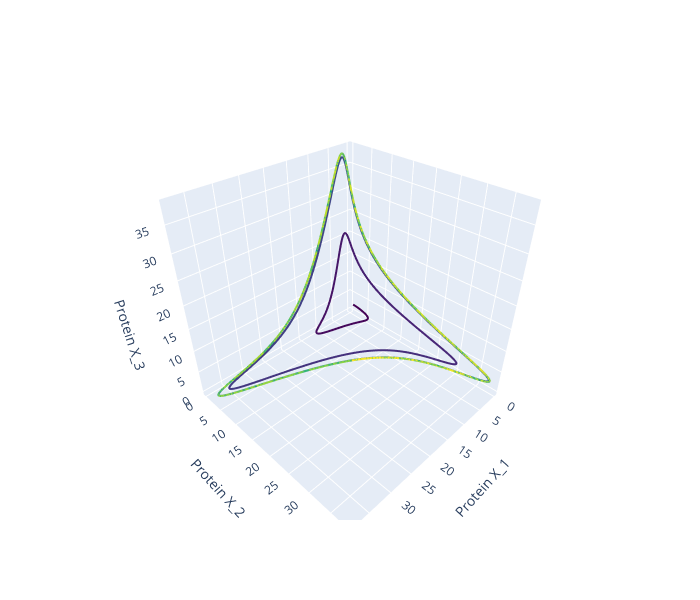

Notebook cell for this chart:
### Code cell
# ============================================================
#  3D VISUALIZATION: Repressilator limit cycle
#  ODEs: dx/dt = beta / (1 + z^n) - x
#         dy/dt = beta / (1 + x^n) - y
#         dz/dt = beta / (1 + y^n) - z
#  Uses scipy.integrate.odeint + Plotly for 3D interactive plot
# ============================================================
def plot_repressilator_3d(beta=50.0, n=3.0):
    # Time vector for integration (long enough to see limit cycle)
    t_arr = np.linspace(0, 50, 2000)

    # Repressilator ODE right-hand side (3-node ring oscillator)
    def repressilator_rhs(y, t, beta, n):
        x, yv, z = y
        return [beta / (1 + z**n) - x, beta / (1 + x**n) - yv, beta / (1 + yv**n) - z]

    # --- Numerical ODE integration ---
    sol = odeint(repressilator_rhs, [1.0, 2.0, 3.0], t_arr, args=(beta, n))

    # --- 3D interactive plot (Plotly) ---
    # Color along the trajectory shows time progression (Viridis colormap)
    fig = go.Figure(data=[go.Scatter3d(
        x=sol[:, 0], y=sol[:, 1], z=sol[:, 2],
        mode='lines',
        line=dict(color=t_arr, colorscale='Viridis', width=4)
    )])

    fig.update_layout(
        scene=dict(
            xaxis_title='Protein X_1',
            yaxis_title='Protein X_2',
            zaxis_title='Protein X_3'
        ),
        width=700, height=600
    )

    fig.show()

plot_repressilator_3d()

### Figure 1 — Plotly figure (JSON) as saved in the notebook; plotly's stock layout.template omitted (floating-point values rounded to 4 significant figures; data arrays with more than 128 entries replaced by an {"elided": "..."} marker saying what was removed)
{"data": [{"line": {"color": {"elided": "2000 float values"}, "colorscale": [[0, "#440154"], [0.1111, "#482878"], [0.2222, "#3e4989"], [0.3333, "#31688e"], [0.4444, "#26828e"], [0.5556, "#1f9e89"], [0.6667, "#35b779"], [0.7778, "#6ece58"], [0.8889, "#b5de2b"], [1, "#fde725"]], "width": 4}, "mode": "lines", "type": "scatter3d", "x": {"elided": "2000 float values"}, "y": {"elided": "2000 float values"}, "z": {"elided": "2000 float values"}}], "layout": {"height": 600, "scene": {"xaxis": {"title": {"text": "Protein X_1"}}, "yaxis": {"title": {"text": "Protein X_2"}}, "zaxis": {"title": {"text": "Protein X_3"}}}, "width": 700}}
